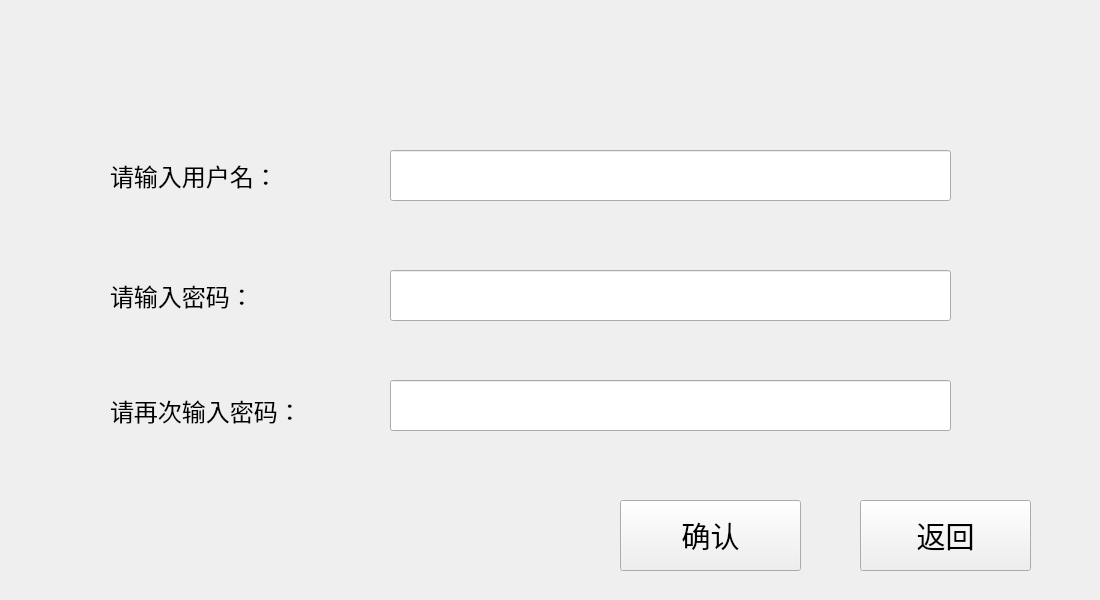
<?xml version="1.0" encoding="UTF-8"?>
<ui version="4.0">
 <class>registration</class>
 <widget class="QWidget" name="registration">
  <property name="geometry">
   <rect>
    <x>0</x>
    <y>0</y>
    <width>1100</width>
    <height>600</height>
   </rect>
  </property>
  <property name="minimumSize">
   <size>
    <width>1100</width>
    <height>600</height>
   </size>
  </property>
  <property name="maximumSize">
   <size>
    <width>1100</width>
    <height>600</height>
   </size>
  </property>
  <property name="windowTitle">
   <string>Form</string>
  </property>
  <widget class="QLabel" name="label">
   <property name="geometry">
    <rect>
     <x>0</x>
     <y>0</y>
     <width>1101</width>
     <height>601</height>
    </rect>
   </property>
   <property name="styleSheet">
    <string notr="true">background-image: url(:/images/resource/background.png);</string>
   </property>
   <property name="text">
    <string/>
   </property>
  </widget>
  <widget class="QLabel" name="label_3">
   <property name="geometry">
    <rect>
     <x>110</x>
     <y>390</y>
     <width>221</width>
     <height>41</height>
    </rect>
   </property>
   <property name="font">
    <font>
     <family>Arial</family>
     <pointsize>18</pointsize>
    </font>
   </property>
   <property name="text">
    <string>请再次输入密码：</string>
   </property>
  </widget>
  <widget class="QPushButton" name="pushButton">
   <property name="geometry">
    <rect>
     <x>620</x>
     <y>500</y>
     <width>181</width>
     <height>71</height>
    </rect>
   </property>
   <property name="font">
    <font>
     <family>Agency FB</family>
     <pointsize>22</pointsize>
    </font>
   </property>
   <property name="text">
    <string>确认</string>
   </property>
  </widget>
  <widget class="QLabel" name="label_2">
   <property name="geometry">
    <rect>
     <x>110</x>
     <y>280</y>
     <width>171</width>
     <height>31</height>
    </rect>
   </property>
   <property name="font">
    <font>
     <family>Arial</family>
     <pointsize>18</pointsize>
    </font>
   </property>
   <property name="text">
    <string>请输入密码：</string>
   </property>
  </widget>
  <widget class="QLabel" name="label_4">
   <property name="geometry">
    <rect>
     <x>110</x>
     <y>160</y>
     <width>191</width>
     <height>31</height>
    </rect>
   </property>
   <property name="font">
    <font>
     <family>Arial</family>
     <pointsize>18</pointsize>
    </font>
   </property>
   <property name="text">
    <string>请输入用户名：</string>
   </property>
  </widget>
  <widget class="QPushButton" name="pushButton_2">
   <property name="geometry">
    <rect>
     <x>860</x>
     <y>500</y>
     <width>171</width>
     <height>71</height>
    </rect>
   </property>
   <property name="font">
    <font>
     <family>Agency FB</family>
     <pointsize>22</pointsize>
    </font>
   </property>
   <property name="text">
    <string>返回</string>
   </property>
  </widget>
  <widget class="QLineEdit" name="lineEdit">
   <property name="geometry">
    <rect>
     <x>390</x>
     <y>150</y>
     <width>561</width>
     <height>51</height>
    </rect>
   </property>
   <property name="font">
    <font>
     <family>Arial</family>
     <weight>50</weight>
     <italic>false</italic>
     <bold>false</bold>
    </font>
   </property>
   <property name="text">
    <string/>
   </property>
  </widget>
  <widget class="QLineEdit" name="lineEdit_5">
   <property name="geometry">
    <rect>
     <x>390</x>
     <y>270</y>
     <width>561</width>
     <height>51</height>
    </rect>
   </property>
   <property name="font">
    <font>
     <family>Arial</family>
     <weight>50</weight>
     <italic>false</italic>
     <bold>false</bold>
    </font>
   </property>
   <property name="text">
    <string/>
   </property>
  </widget>
  <widget class="QLineEdit" name="lineEdit_6">
   <property name="geometry">
    <rect>
     <x>390</x>
     <y>380</y>
     <width>561</width>
     <height>51</height>
    </rect>
   </property>
   <property name="font">
    <font>
     <family>Arial</family>
     <weight>50</weight>
     <italic>false</italic>
     <bold>false</bold>
    </font>
   </property>
   <property name="text">
    <string/>
   </property>
  </widget>
 </widget>
 <resources>
  <include location="../one_class/picture.qrc"/>
 </resources>
 <connections/>
</ui>
